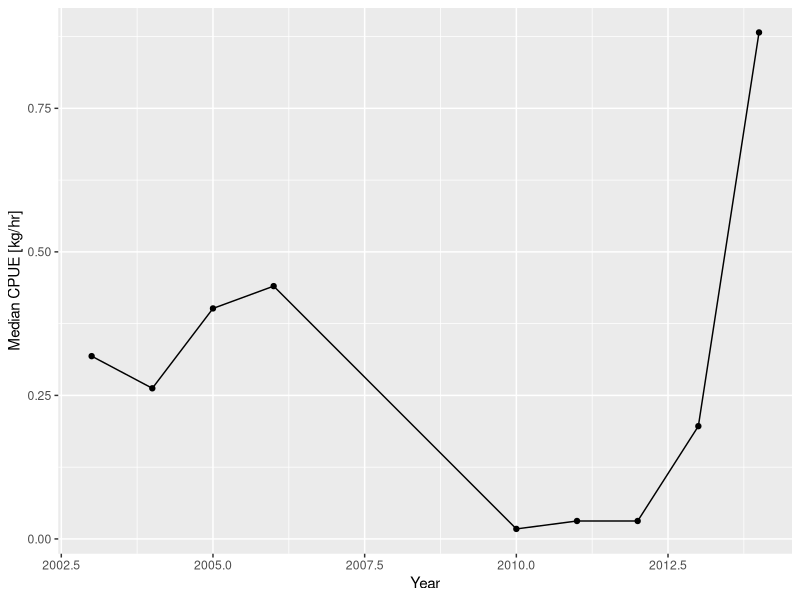
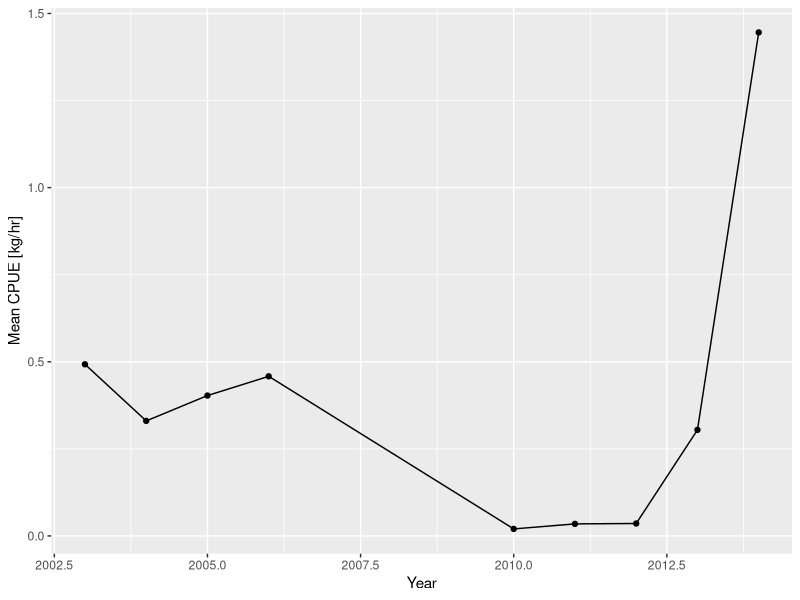
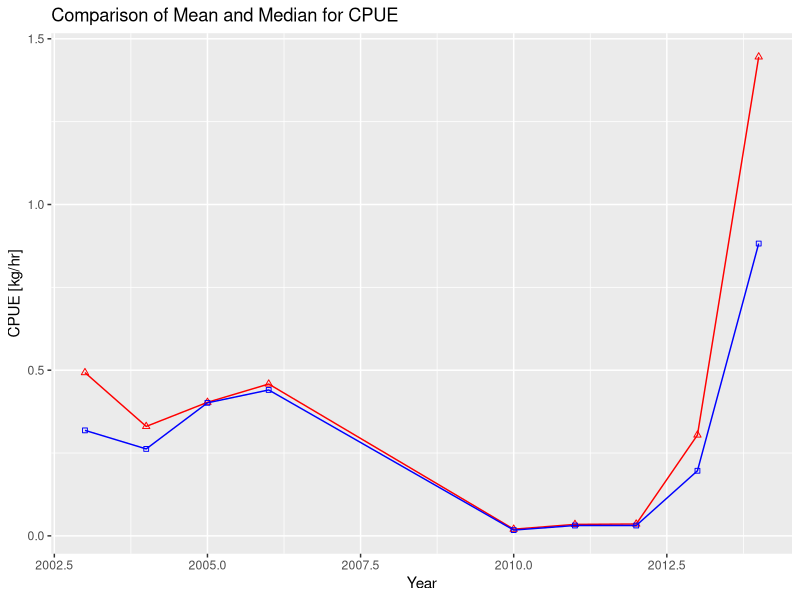

These charts were generated, in order, by the following R code:
#Analysis as directed by Gustav regarding CPUE

#Verbatim from Gustav email:
#Produce an RMarkdown document that compares the median CPUE to the mean CPUE. 
#Ideally you would plot the time series for both in the same figure. 
#This will require some skills beyond what 
#"Introductory Fisheries Analyses with R" introduces.
#Chapters 3 and 4 of R for Data Science at https://r4ds.had.co.nz/ may be helpful. 
#Perhaps also make a boxplot of the distribution of CPUE to understand the 
#origin of the difference between mean and median. 

#Guided by "An introduction to basic fisheries analysis with R"

#NB; summarise() and summarize() are synonyms.
#I will tend to use the French (rather than Greek) spelling

library('tidyverse')
library('lubridate')

#Load data
cpue_data <- read_csv("_data/sample_landings_data_clean.csv")

#Check it's correct
cpue_data

#Add a column for Weight/kg
cpue_data <- cpue_data %>%
  mutate(Weight_kg = Weight_g/1000.0)

#Now calculate CPUE for each trip
cpue_data <- cpue_data %>%
  #Group by Year and Trip ID
  group_by(Year,Trip_ID) %>%
  #For each trip, calculate CPUE by dividing weight of catch by time spent
  summarise(Trip_CPUE = sum(Weight_kg) / mean(Effort_Hours))


#I assume we want the time series (to compare mean and median)
#for the year rather than for each individual trip.
cpue_data_ann_median <- cpue_data %>%
  group_by(Year) %>%
  summarise(Median_CPUE_kg_per_hr = median(Trip_CPUE)) 

cpue_data_ann_mean <- cpue_data %>%
  group_by(Year) %>%
  summarise(Mean_CPUE_kg_per_hr = mean(Trip_CPUE)) 

#Fortunately cpue_data_ann_median matches with the published results.

#Now we plot the data,
#first plot just median like tutorial
#to ensure consistency
cpue_data_ann_median %>%
  #Initialise a ggplot of median CPUE vs year
  ggplot(aes(x=Year, y=Median_CPUE_kg_per_hr)) +
  #Scatter plot
  geom_point() +
  #Line connecting points
  geom_line() +
  #Set y-axis title
  ylab("Median CPUE [kg/hr]")

#Now do the same for mean to have an idea of the comparison
cpue_data_ann_mean %>%
  #Initialise a ggplot of median CPUE vs year
  ggplot(aes(x=Year, y=Mean_CPUE_kg_per_hr)) +
  #Scatter plot
  geom_point() +
  #Line connecting points
  geom_line() +
  #Set y-axis title
  ylab("Mean CPUE [kg/hr]")

ggplot() +
  geom_point(shape = 24, data = cpue_data_ann_mean, aes(x=Year, y=Mean_CPUE_kg_per_hr), 
             color = "red", show.legend = TRUE) +
  geom_line(data = cpue_data_ann_mean, aes(x=Year, y=Mean_CPUE_kg_per_hr), 
            color = "red", show.legend = TRUE) +
  geom_point(shape = 22, data = cpue_data_ann_median, aes(x=Year, y=Median_CPUE_kg_per_hr), 
             color = "blue") +
  geom_line(data = cpue_data_ann_median, aes(x=Year, y=Median_CPUE_kg_per_hr), 
             color = "blue") +
  #xlab("Year") +
  #ylab("Comparison of CPUE [kg/hr]") +
  ylab("CPUE [kg/hr]") +
  ggtitle("Comparison of Mean and Median for CPUE") +
  #theme(legend.justification = "left")
  theme(legend.position = c(.05,.95))


